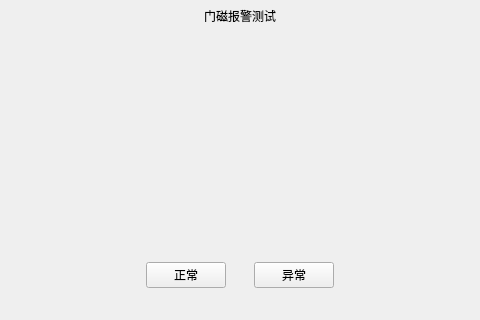
<?xml version="1.0" encoding="UTF-8"?>
<ui version="4.0">
 <class>ui_factory_alarm</class>
 <widget class="QMainWindow" name="ui_factory_alarm">
  <property name="geometry">
   <rect>
    <x>0</x>
    <y>0</y>
    <width>480</width>
    <height>320</height>
   </rect>
  </property>
  <property name="focusPolicy">
   <enum>Qt::StrongFocus</enum>
  </property>
  <property name="windowTitle">
   <string>MainWindow</string>
  </property>
  <widget class="QWidget" name="centralwidget">
   <layout class="QVBoxLayout" name="verticalLayout" stretch="1,7,1,1">
    <property name="spacing">
     <number>0</number>
    </property>
    <property name="leftMargin">
     <number>0</number>
    </property>
    <property name="topMargin">
     <number>0</number>
    </property>
    <property name="rightMargin">
     <number>0</number>
    </property>
    <property name="bottomMargin">
     <number>0</number>
    </property>
    <item>
     <widget class="QWidget" name="factory_alarm_title_widget" native="true">
      <layout class="QHBoxLayout" name="horizontalLayout" stretch="1,1,2,2">
       <property name="spacing">
        <number>0</number>
       </property>
       <property name="leftMargin">
        <number>0</number>
       </property>
       <property name="topMargin">
        <number>0</number>
       </property>
       <property name="rightMargin">
        <number>0</number>
       </property>
       <property name="bottomMargin">
        <number>0</number>
       </property>
       <item alignment="Qt::AlignLeft|Qt::AlignVCenter">
        <widget class="clicked_Label" name="factory_alarm_back_btn" native="true">
         <property name="text" stdset="0">
          <string/>
         </property>
        </widget>
       </item>
       <item>
        <spacer name="horizontalSpacer">
         <property name="orientation">
          <enum>Qt::Horizontal</enum>
         </property>
         <property name="sizeHint" stdset="0">
          <size>
           <width>77</width>
           <height>20</height>
          </size>
         </property>
        </spacer>
       </item>
       <item>
        <widget class="QLabel" name="factory_alarm_title_label">
         <property name="styleSheet">
          <string notr="true"/>
         </property>
         <property name="text">
          <string>门磁报警测试</string>
         </property>
         <property name="alignment">
          <set>Qt::AlignCenter</set>
         </property>
        </widget>
       </item>
       <item>
        <spacer name="horizontalSpacer_2">
         <property name="orientation">
          <enum>Qt::Horizontal</enum>
         </property>
         <property name="sizeHint" stdset="0">
          <size>
           <width>157</width>
           <height>20</height>
          </size>
         </property>
        </spacer>
       </item>
      </layout>
     </widget>
    </item>
    <item>
     <widget class="QWidget" name="widget_3" native="true">
      <layout class="QHBoxLayout" name="horizontalLayout_5">
       <property name="spacing">
        <number>0</number>
       </property>
       <property name="leftMargin">
        <number>0</number>
       </property>
       <property name="rightMargin">
        <number>0</number>
       </property>
       <property name="bottomMargin">
        <number>0</number>
       </property>
       <item>
        <widget class="QLabel" name="label11">
         <property name="text">
          <string/>
         </property>
        </widget>
       </item>
       <item>
        <widget class="QLabel" name="alarm_tip_label"/>
       </item>
       <item>
        <widget class="QLabel" name="label12">
         <property name="text">
          <string/>
         </property>
        </widget>
       </item>
      </layout>
     </widget>
    </item>
    <item>
     <widget class="QWidget" name="widget_2" native="true">
      <layout class="QHBoxLayout" name="horizontalLayout_2">
       <property name="spacing">
        <number>0</number>
       </property>
       <property name="leftMargin">
        <number>0</number>
       </property>
       <property name="rightMargin">
        <number>0</number>
       </property>
       <property name="bottomMargin">
        <number>0</number>
       </property>
       <item>
        <spacer name="horizontalSpacer_3">
         <property name="orientation">
          <enum>Qt::Horizontal</enum>
         </property>
         <property name="sizeHint" stdset="0">
          <size>
           <width>157</width>
           <height>20</height>
          </size>
         </property>
        </spacer>
       </item>
       <item>
        <widget class="QPushButton" name="factory_alarm_ok_btn">
         <property name="sizePolicy">
          <sizepolicy hsizetype="Expanding" vsizetype="Expanding">
           <horstretch>0</horstretch>
           <verstretch>0</verstretch>
          </sizepolicy>
         </property>
         <property name="maximumSize">
          <size>
           <width>225</width>
           <height>80</height>
          </size>
         </property>
         <property name="styleSheet">
          <string notr="true"/>
         </property>
         <property name="text">
          <string>正常</string>
         </property>
        </widget>
       </item>
       <item>
        <spacer name="horizontalSpacer_5">
         <property name="orientation">
          <enum>Qt::Horizontal</enum>
         </property>
         <property name="sizeHint" stdset="0">
          <size>
           <width>40</width>
           <height>20</height>
          </size>
         </property>
        </spacer>
       </item>
       <item>
        <widget class="QPushButton" name="factory_alarm_fail_btn">
         <property name="text">
          <string>异常</string>
         </property>
        </widget>
       </item>
       <item>
        <spacer name="horizontalSpacer_4">
         <property name="orientation">
          <enum>Qt::Horizontal</enum>
         </property>
         <property name="sizeHint" stdset="0">
          <size>
           <width>157</width>
           <height>20</height>
          </size>
         </property>
        </spacer>
       </item>
      </layout>
     </widget>
    </item>
    <item>
     <spacer name="verticalSpacer">
      <property name="orientation">
       <enum>Qt::Vertical</enum>
      </property>
      <property name="sizeHint" stdset="0">
       <size>
        <width>20</width>
        <height>29</height>
       </size>
      </property>
     </spacer>
    </item>
   </layout>
  </widget>
 </widget>
 <customwidgets>
  <customwidget>
   <class>clicked_Label</class>
   <extends>QWidget</extends>
   <header location="global">clicked_label.hpp</header>
  </customwidget>
 </customwidgets>
 <resources/>
 <connections/>
</ui>
